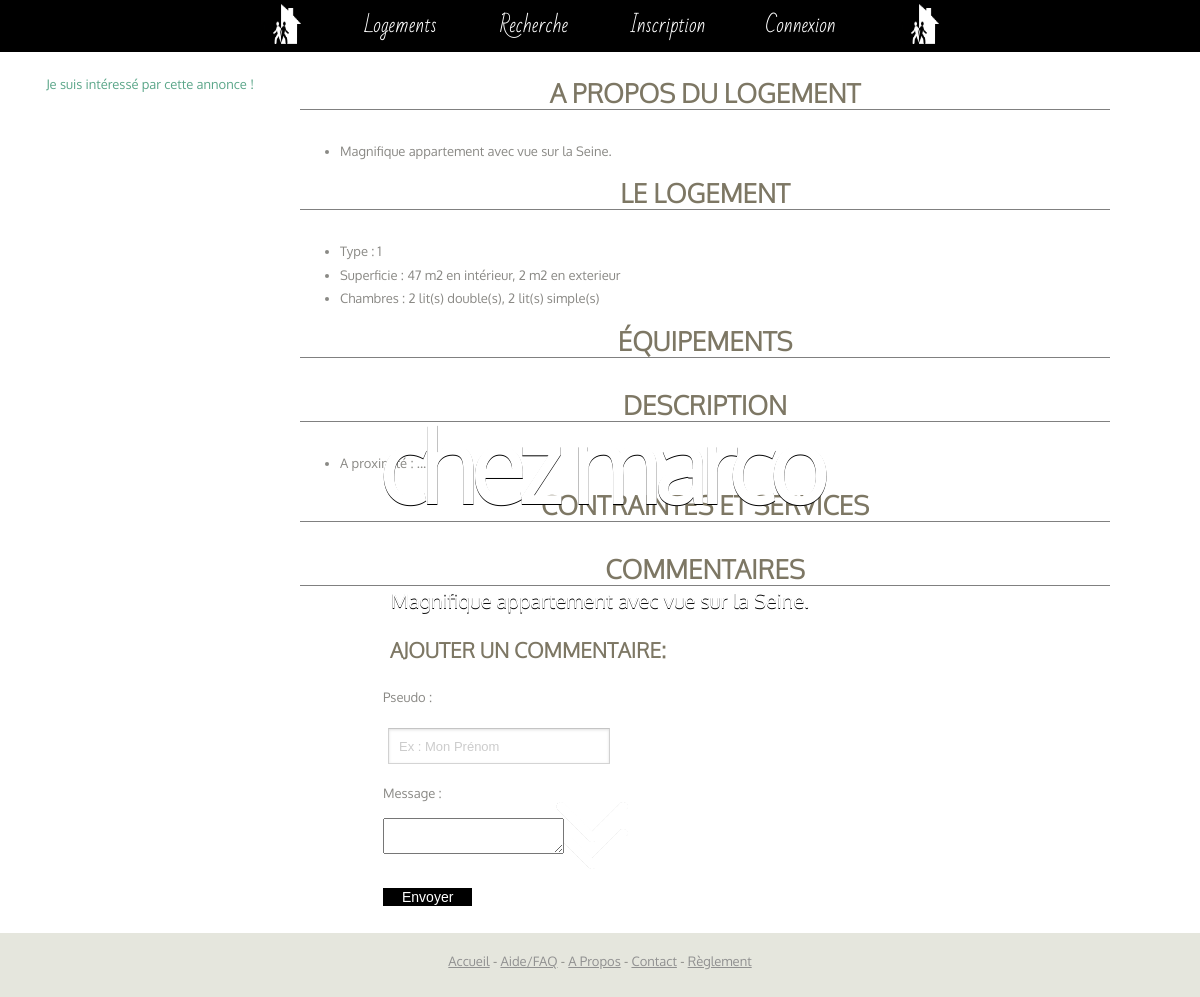
The page /page-logement2.php?idLogement=4 on the database its author committed.
### tables this page shows
CREATE TABLE `logements` (
`id` int(11) NOT NULL,
  `titre_annonce` varchar(20) NOT NULL DEFAULT '(plus d''annonce)',
  `adresse` varchar(255) NOT NULL,
  `surfaceInterieure` int(11) NOT NULL DEFAULT '1',
  `surfaceExterieure` int(11) DEFAULT '1',
  `nombrePieces` int(11) NOT NULL DEFAULT '1',
  `descriptionSuccincte` varchar(125) NOT NULL,
  `description` text,
  `nombreLitsSimples` int(11) DEFAULT '0',
  `nombreLitsDoubles` int(11) DEFAULT '0',
  `descriptionProximite` text,
  `membres_idMembres` int(11) NOT NULL,
  `types_idTypes` int(11) NOT NULL DEFAULT '2',
  `villes_id` int(11) NOT NULL
);

### config.php (called while the page is built, shortened)
<?php
	function isadmin()
	{
		$bdd = new PDO('mysql:host=localhost;dbname=hsh', 'root', 'root', [PDO::MYSQL_ATTR_INIT_COMMAND => 'SET NAMES utf8']);
		$bdd->setAttribute(PDO::ATTR_ERRMODE, PDO::ERRMODE_EXCEPTION);
		if (!empty($_SESSION["userID"])) {
		$verifadmin = $bdd -> prepare("SELECT admin FROM membres WHERE id =".$_SESSION["userID"]);
                $verifadmin -> execute();
                $numadmin = $verifadmin->fetch();
                if ($numadmin['admin'] == 1) {return TRUE;}
        }else{
        	return false;
        }
	}
?>

### page-logement2.php (the view, shortened to what this page needs)
<?php require_once("config.php");
$idLogement  = $_GET["idLogement"] ;
$logement_info = $bdd -> prepare('SELECT nombrePieces, description, titre_annonce, surfaceInterieure, surfaceExterieure, nombreLitsSimples, nombreLitsDoubles, descriptionProximite, membres_idMembres, types_idTypes
                                    FROM logements WHERE id = '.$idLogement);
$logement_info -> execute();
$result = $logement_info -> fetch();
$membrelog=$result['membres_idMembres'];
?>
<!DOCTYPE html>
<html>
    <head>
        <link href="style.css" rel="stylesheet" />
    </head>
    <body>
        <?php include("header.php"); ?>
        <div id="wrapper">
                <div id="photo-logement">
                    <h1 id="titreannonce"><?php echo $result['titre_annonce'];?></h1>
                    <p id="descriptifannonce"><?php echo $result['description'];?></p>
                </div>
        </div>
        <div id="wrapper3">
            <div class="annonce">
	            <div class="profil">
	                <div class="colonne_gauche_profil">
	                	<?php if ($membrelog == $_SESSION['userID'] || isadmin()) {
	                	echo ("<div align=\"center\">
	                		<a href=\"modifier-annonce.php?idLogement=".$idLogement."\">Modifier mon annonce</a>
	                		<br/>
	                		<a href=\"#\" onClick=\"confirme(".$idLogement.")\">Supprimer mon annonce</a>
	                	</div>");
	                	}
	                	else {
	                		echo ("<div align=\"center\">
	                		<a href=\"#\" onClick=\"confirme2(".$idLogement.")\">Je suis intéressé par cette annonce !</a>
	                		<br/>
	                	</div>");
	                	}
	                	?>
	                </div>
	                <div class="colonne_droite_profil">
	                    <div id="infosPersoTitre">
	                        <h1><strong>A propos du logement</strong></h1>
	                            <ul class="infosPerso">
	                                <li><?php echo $result['description'];?></li>
	                            </ul>
	                        <h1><strong>Le logement</strong></h1>
	                            <ul class="infosPerso">
	                                <li>Type : <?php echo $result['types_idTypes'];?></li>
	                                <li>Superficie : <?php echo $result['surfaceInterieure'];?> m2 en intérieur, <?php echo $result['surfaceExterieure'];?> m2 en exterieur</li>
	                                <li>Chambres : <?php echo $result['nombreLitsDoubles'];?> lit(s) double(s), <?php echo $result['nombreLitsSimples'];?> lit(s) simple(s)</li>
	                            </ul>
	                         <h1><strong>Équipements</strong></h1>
	                        <h1><strong>Description</strong></h1>
	                            <ul class="infosPerso">
	                                <li>A proximité : <?php echo $result['descriptionProximite'];?></li>
	                             </ul>
	                        <h1><strong>Contraintes et services</strong></h1>
	                        <h1><strong>Commentaires</strong></h1>
	                            <ul class="infosPerso">
	                                <?php include("Essavis.php"); ?>
	                            </ul>
	                    </div>
	                </div>
	            </div>
            </div>
        </div>
        <?php include("footer.php"); ?>
    </body>
</html>

### style.css (style rules this page uses)
body { margin: 0; padding: 0; background: #E5E6DD; font-family: 'Oxygen', sans-serif; font-size: 13px; color: #8A8985; }
h1, h2, h3 { margin: 0; padding: 0; text-transform: uppercase; font-family: 'Oxygen-Light'; color: #7D7764; }
h1 { font-size: 2em; }
p, ul, ol { margin-top: 0; line-height: 180%; }
p { position: relative; margin-left: auto; margin-right: auto; max-width: 90%; }
a { text-decoration: none; color: #5BA689; }
#wrapper { overflow: hidden; background: #FFFFFF; }
.infosPerso { margin-top: 20px; }
#infosPersoTitre h1 { display: inline-block; clear: both; text-align: center; border-bottom: 1px solid gray; margin-bottom: 10px; width: 90%; }
.profil { margin-top: 5%; }
.colonne_gauche_profil { float: left; width: 25%; }
.colonne_droite_profil { float: right; width:75%; }
#photo-logement { z-index: 1; }
#titreannonce { position:absolute; top:35%; width:100%; text-align: center; padding: 50px 0px 0px 0px; letter-spacing: -6px; text-transform: lowercase; font-size: 100px; color: #FFFFFF; text-shadow: 0px 1px black; }
#descriptifannonce { position: absolute; top: 60%; margin-top: -20px; left: 25%; font-size: 20px; font-weight: 300; color: #FFFFFF; text-shadow: 0px 1px black; text-align: center; width:50%; }
#wrapper3 { overflow: hidden; background: none repeat scroll 0% 0% #FFF; }

### rows shown on the page
logements: titre_annonce "chez marco", description "Magnifique appartement avec vue sur la Seine.", types_idTypes "1", surfaceInterieure "47", surfaceExterieure "2", nombreLitsDoubles "2", nombreLitsSimples "2", descriptionProximite "..."
